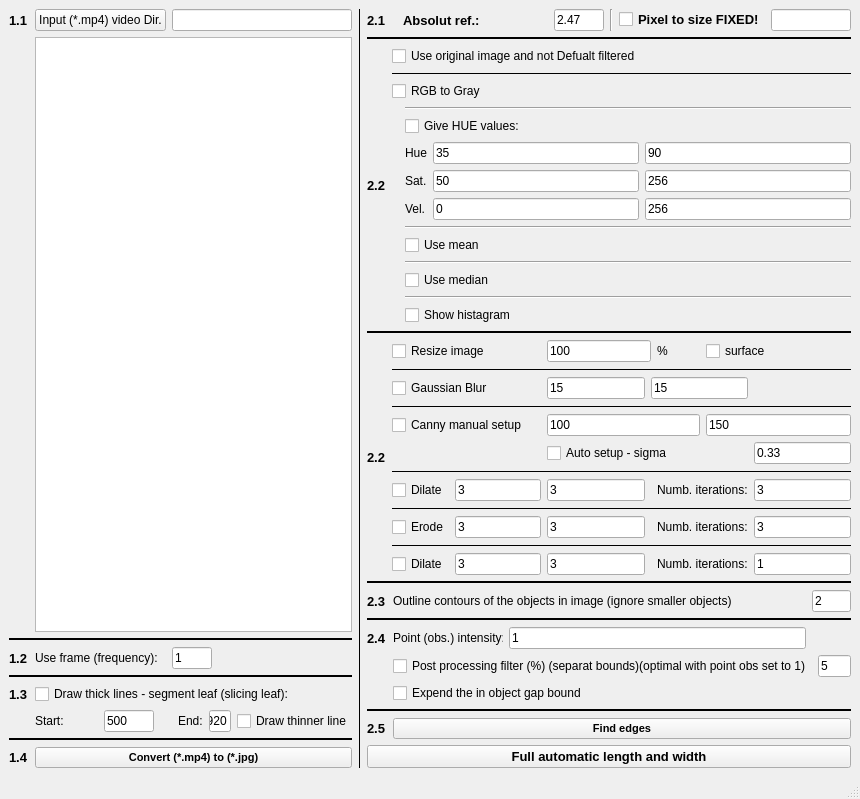
<?xml version="1.0" encoding="UTF-8"?>
<ui version="4.0">
 <class>MainWindow</class>
 <widget class="QMainWindow" name="MainWindow">
  <property name="geometry">
   <rect>
    <x>0</x>
    <y>0</y>
    <width>860</width>
    <height>782</height>
   </rect>
  </property>
  <property name="windowTitle">
   <string>MainWindow</string>
  </property>
  <widget class="QWidget" name="centralwidget">
   <layout class="QGridLayout" name="gridLayout_6">
    <item row="0" column="0" rowspan="5">
     <layout class="QGridLayout" name="gridLayout">
      <item row="0" column="0">
       <widget class="QLabel" name="label_14">
        <property name="font">
         <font>
          <pointsize>10</pointsize>
          <weight>75</weight>
          <bold>true</bold>
         </font>
        </property>
        <property name="text">
         <string>1.1</string>
        </property>
       </widget>
      </item>
      <item row="6" column="1">
       <widget class="QLabel" name="label_10">
        <property name="text">
         <string>Start:</string>
        </property>
       </widget>
      </item>
      <item row="3" column="3" colspan="3">
       <widget class="QLineEdit" name="lineEdit_8">
        <property name="maximumSize">
         <size>
          <width>40</width>
          <height>16777215</height>
         </size>
        </property>
        <property name="text">
         <string>1</string>
        </property>
       </widget>
      </item>
      <item row="6" column="4">
       <widget class="QLabel" name="label_11">
        <property name="text">
         <string>End:</string>
        </property>
       </widget>
      </item>
      <item row="0" column="1" colspan="2">
       <widget class="QPushButton" name="pushButton_2">
        <property name="text">
         <string>Input (*.mp4) video Dir.</string>
        </property>
       </widget>
      </item>
      <item row="9" column="0">
       <widget class="QLabel" name="label_17">
        <property name="font">
         <font>
          <pointsize>10</pointsize>
          <weight>75</weight>
          <bold>true</bold>
         </font>
        </property>
        <property name="text">
         <string>1.4</string>
        </property>
       </widget>
      </item>
      <item row="3" column="1" colspan="2">
       <widget class="QLabel" name="label_4">
        <property name="text">
         <string>Use frame (frequency):</string>
        </property>
       </widget>
      </item>
      <item row="6" column="5">
       <widget class="QLineEdit" name="lineEdit_25">
        <property name="maximumSize">
         <size>
          <width>50</width>
          <height>16777215</height>
         </size>
        </property>
        <property name="text">
         <string>1920</string>
        </property>
       </widget>
      </item>
      <item row="3" column="0">
       <widget class="QLabel" name="label_15">
        <property name="font">
         <font>
          <pointsize>10</pointsize>
          <weight>75</weight>
          <bold>true</bold>
         </font>
        </property>
        <property name="text">
         <string>1.2</string>
        </property>
       </widget>
      </item>
      <item row="6" column="2" colspan="2">
       <widget class="QLineEdit" name="lineEdit_24">
        <property name="maximumSize">
         <size>
          <width>50</width>
          <height>16777215</height>
         </size>
        </property>
        <property name="text">
         <string>500</string>
        </property>
       </widget>
      </item>
      <item row="5" column="0">
       <widget class="QLabel" name="label_16">
        <property name="font">
         <font>
          <pointsize>10</pointsize>
          <weight>75</weight>
          <bold>true</bold>
         </font>
        </property>
        <property name="text">
         <string>1.3</string>
        </property>
       </widget>
      </item>
      <item row="6" column="6">
       <widget class="QCheckBox" name="checkBox_20">
        <property name="text">
         <string>Draw thinner line</string>
        </property>
       </widget>
      </item>
      <item row="1" column="1" colspan="6">
       <widget class="QListWidget" name="listWidget">
        <property name="font">
         <font>
          <pointsize>10</pointsize>
         </font>
        </property>
        <property name="selectionMode">
         <enum>QAbstractItemView::ExtendedSelection</enum>
        </property>
       </widget>
      </item>
      <item row="9" column="1" colspan="6">
       <widget class="QPushButton" name="pushButton">
        <property name="font">
         <font>
          <pointsize>8</pointsize>
          <weight>75</weight>
          <bold>true</bold>
         </font>
        </property>
        <property name="text">
         <string>Convert (*.mp4) to (*.jpg)</string>
        </property>
       </widget>
      </item>
      <item row="5" column="1" colspan="6">
       <widget class="QCheckBox" name="checkBox_14">
        <property name="text">
         <string>Draw thick lines - segment leaf (slicing leaf):</string>
        </property>
       </widget>
      </item>
      <item row="2" column="0" colspan="7">
       <widget class="Line" name="line_15">
        <property name="frameShadow">
         <enum>QFrame::Plain</enum>
        </property>
        <property name="lineWidth">
         <number>2</number>
        </property>
        <property name="orientation">
         <enum>Qt::Horizontal</enum>
        </property>
       </widget>
      </item>
      <item row="4" column="0" colspan="7">
       <widget class="Line" name="line_17">
        <property name="frameShadow">
         <enum>QFrame::Plain</enum>
        </property>
        <property name="lineWidth">
         <number>2</number>
        </property>
        <property name="orientation">
         <enum>Qt::Horizontal</enum>
        </property>
       </widget>
      </item>
      <item row="8" column="0" colspan="7">
       <widget class="Line" name="line_18">
        <property name="frameShadow">
         <enum>QFrame::Plain</enum>
        </property>
        <property name="lineWidth">
         <number>2</number>
        </property>
        <property name="orientation">
         <enum>Qt::Horizontal</enum>
        </property>
       </widget>
      </item>
      <item row="0" column="3" colspan="4">
       <widget class="QLineEdit" name="lineEdit"/>
      </item>
     </layout>
    </item>
    <item row="0" column="1" rowspan="5">
     <widget class="Line" name="line_11">
      <property name="frameShadow">
       <enum>QFrame::Plain</enum>
      </property>
      <property name="orientation">
       <enum>Qt::Vertical</enum>
      </property>
     </widget>
    </item>
    <item row="0" column="2">
     <layout class="QGridLayout" name="gridLayout_2">
      <item row="0" column="5">
       <widget class="QLineEdit" name="lineEdit_38">
        <property name="maximumSize">
         <size>
          <width>80</width>
          <height>16777215</height>
         </size>
        </property>
       </widget>
      </item>
      <item row="0" column="1">
       <widget class="QLabel" name="label_12">
        <property name="font">
         <font>
          <pointsize>10</pointsize>
          <weight>75</weight>
          <bold>true</bold>
         </font>
        </property>
        <property name="text">
         <string>Absolut ref.:</string>
        </property>
       </widget>
      </item>
      <item row="0" column="4">
       <widget class="QCheckBox" name="checkBox_15">
        <property name="font">
         <font>
          <pointsize>10</pointsize>
          <weight>75</weight>
          <bold>true</bold>
         </font>
        </property>
        <property name="text">
         <string>Pixel to size FIXED!</string>
        </property>
       </widget>
      </item>
      <item row="0" column="0">
       <widget class="QLabel" name="label_18">
        <property name="maximumSize">
         <size>
          <width>30</width>
          <height>16777215</height>
         </size>
        </property>
        <property name="font">
         <font>
          <pointsize>10</pointsize>
          <weight>75</weight>
          <bold>true</bold>
         </font>
        </property>
        <property name="text">
         <string>2.1</string>
        </property>
       </widget>
      </item>
      <item row="0" column="2">
       <widget class="QLineEdit" name="lineEdit_26">
        <property name="maximumSize">
         <size>
          <width>50</width>
          <height>16777215</height>
         </size>
        </property>
        <property name="text">
         <string>2.47</string>
        </property>
       </widget>
      </item>
      <item row="0" column="3">
       <widget class="Line" name="line_19">
        <property name="orientation">
         <enum>Qt::Vertical</enum>
        </property>
       </widget>
      </item>
     </layout>
    </item>
    <item row="1" column="2">
     <layout class="QGridLayout" name="gridLayout_7">
      <item row="4" column="2" rowspan="2">
       <layout class="QGridLayout" name="gridLayout_3">
        <item row="3" column="0">
         <widget class="QLabel" name="label_2">
          <property name="text">
           <string>Sat.</string>
          </property>
         </widget>
        </item>
        <item row="2" column="1">
         <widget class="QLineEdit" name="lineEdit_2">
          <property name="text">
           <string>35</string>
          </property>
         </widget>
        </item>
        <item row="4" column="2">
         <widget class="QLineEdit" name="lineEdit_7">
          <property name="text">
           <string>256</string>
          </property>
         </widget>
        </item>
        <item row="5" column="0" colspan="3">
         <widget class="Line" name="line_20">
          <property name="orientation">
           <enum>Qt::Horizontal</enum>
          </property>
         </widget>
        </item>
        <item row="4" column="0">
         <widget class="QLabel" name="label_3">
          <property name="text">
           <string>Vel.</string>
          </property>
         </widget>
        </item>
        <item row="2" column="0">
         <widget class="QLabel" name="label">
          <property name="text">
           <string>Hue</string>
          </property>
         </widget>
        </item>
        <item row="3" column="2">
         <widget class="QLineEdit" name="lineEdit_5">
          <property name="text">
           <string>256</string>
          </property>
         </widget>
        </item>
        <item row="0" column="0" colspan="3">
         <widget class="Line" name="line_13">
          <property name="orientation">
           <enum>Qt::Horizontal</enum>
          </property>
         </widget>
        </item>
        <item row="6" column="0" colspan="3">
         <widget class="QCheckBox" name="checkBox_3">
          <property name="text">
           <string>Use mean</string>
          </property>
         </widget>
        </item>
        <item row="7" column="0" colspan="3">
         <widget class="Line" name="line_21">
          <property name="orientation">
           <enum>Qt::Horizontal</enum>
          </property>
         </widget>
        </item>
        <item row="4" column="1">
         <widget class="QLineEdit" name="lineEdit_6">
          <property name="text">
           <string>0</string>
          </property>
         </widget>
        </item>
        <item row="3" column="1">
         <widget class="QLineEdit" name="lineEdit_4">
          <property name="text">
           <string>50</string>
          </property>
         </widget>
        </item>
        <item row="2" column="2">
         <widget class="QLineEdit" name="lineEdit_3">
          <property name="text">
           <string>90</string>
          </property>
         </widget>
        </item>
        <item row="9" column="0" colspan="3">
         <widget class="Line" name="line_14">
          <property name="orientation">
           <enum>Qt::Horizontal</enum>
          </property>
         </widget>
        </item>
        <item row="1" column="0" colspan="2">
         <widget class="QCheckBox" name="checkBox_2">
          <property name="text">
           <string>Give HUE values:</string>
          </property>
         </widget>
        </item>
        <item row="8" column="0" colspan="3">
         <widget class="QCheckBox" name="checkBox_4">
          <property name="text">
           <string>Use median</string>
          </property>
         </widget>
        </item>
       </layout>
      </item>
      <item row="3" column="1" colspan="2">
       <widget class="QCheckBox" name="checkBox_11">
        <property name="text">
         <string>RGB to Gray</string>
        </property>
       </widget>
      </item>
      <item row="1" column="1" colspan="2">
       <widget class="QCheckBox" name="checkBox_12">
        <property name="text">
         <string>Use original image and not Defualt filtered</string>
        </property>
       </widget>
      </item>
      <item row="1" column="0" rowspan="6">
       <widget class="QLabel" name="label_21">
        <property name="font">
         <font>
          <pointsize>10</pointsize>
          <weight>75</weight>
          <bold>true</bold>
         </font>
        </property>
        <property name="text">
         <string>2.2</string>
        </property>
       </widget>
      </item>
      <item row="5" column="1">
       <widget class="QLabel" name="label_19">
        <property name="text">
         <string/>
        </property>
       </widget>
      </item>
      <item row="4" column="1">
       <widget class="QLabel" name="label_20">
        <property name="text">
         <string/>
        </property>
       </widget>
      </item>
      <item row="2" column="1" colspan="2">
       <widget class="Line" name="line_7">
        <property name="frameShadow">
         <enum>QFrame::Plain</enum>
        </property>
        <property name="orientation">
         <enum>Qt::Horizontal</enum>
        </property>
       </widget>
      </item>
      <item row="7" column="0" colspan="3">
       <widget class="Line" name="line_10">
        <property name="frameShadow">
         <enum>QFrame::Plain</enum>
        </property>
        <property name="lineWidth">
         <number>2</number>
        </property>
        <property name="orientation">
         <enum>Qt::Horizontal</enum>
        </property>
       </widget>
      </item>
      <item row="6" column="2">
       <widget class="QCheckBox" name="checkBox">
        <property name="text">
         <string>Show histagram</string>
        </property>
       </widget>
      </item>
      <item row="0" column="0" colspan="3">
       <widget class="Line" name="line_12">
        <property name="frameShadow">
         <enum>QFrame::Plain</enum>
        </property>
        <property name="lineWidth">
         <number>2</number>
        </property>
        <property name="orientation">
         <enum>Qt::Horizontal</enum>
        </property>
       </widget>
      </item>
     </layout>
    </item>
    <item row="3" column="2">
     <layout class="QGridLayout" name="gridLayout_4">
      <item row="6" column="0">
       <widget class="QLabel" name="label_25">
        <property name="font">
         <font>
          <pointsize>10</pointsize>
          <weight>75</weight>
          <bold>true</bold>
         </font>
        </property>
        <property name="text">
         <string>2.5</string>
        </property>
       </widget>
      </item>
      <item row="2" column="1">
       <widget class="QLabel" name="label_13">
        <property name="maximumSize">
         <size>
          <width>110</width>
          <height>16777215</height>
         </size>
        </property>
        <property name="text">
         <string>Point (obs.) intensity:</string>
        </property>
       </widget>
      </item>
      <item row="1" column="0" colspan="5">
       <widget class="Line" name="line">
        <property name="frameShadow">
         <enum>QFrame::Plain</enum>
        </property>
        <property name="lineWidth">
         <number>2</number>
        </property>
        <property name="orientation">
         <enum>Qt::Horizontal</enum>
        </property>
       </widget>
      </item>
      <item row="0" column="3" colspan="2">
       <widget class="QLineEdit" name="lineEdit_23">
        <property name="text">
         <string>2</string>
        </property>
       </widget>
      </item>
      <item row="0" column="0">
       <widget class="QLabel" name="label_24">
        <property name="font">
         <font>
          <pointsize>10</pointsize>
          <weight>75</weight>
          <bold>true</bold>
         </font>
        </property>
        <property name="text">
         <string>2.3</string>
        </property>
       </widget>
      </item>
      <item row="6" column="1" colspan="4">
       <widget class="QPushButton" name="pushButton_3">
        <property name="font">
         <font>
          <pointsize>8</pointsize>
          <weight>75</weight>
          <bold>true</bold>
         </font>
        </property>
        <property name="text">
         <string>Find edges</string>
        </property>
       </widget>
      </item>
      <item row="4" column="1" colspan="2">
       <widget class="QCheckBox" name="checkBox_19">
        <property name="text">
         <string>Expend the in object gap bound</string>
        </property>
       </widget>
      </item>
      <item row="3" column="4">
       <widget class="QLineEdit" name="lineEdit_29">
        <property name="text">
         <string>5</string>
        </property>
       </widget>
      </item>
      <item row="2" column="0">
       <widget class="QLabel" name="label_23">
        <property name="font">
         <font>
          <pointsize>10</pointsize>
          <weight>75</weight>
          <bold>true</bold>
         </font>
        </property>
        <property name="text">
         <string>2.4</string>
        </property>
       </widget>
      </item>
      <item row="3" column="1" colspan="3">
       <widget class="QCheckBox" name="checkBox_17">
        <property name="text">
         <string>Post processing filter (%) (separat bounds)(optimal with point obs set to 1)</string>
        </property>
       </widget>
      </item>
      <item row="0" column="1" colspan="2">
       <widget class="QLabel" name="label_9">
        <property name="text">
         <string>Outline contours of the objects in image (ignore smaller objects)</string>
        </property>
       </widget>
      </item>
      <item row="5" column="0" colspan="5">
       <widget class="Line" name="line_9">
        <property name="frameShadow">
         <enum>QFrame::Plain</enum>
        </property>
        <property name="lineWidth">
         <number>2</number>
        </property>
        <property name="orientation">
         <enum>Qt::Horizontal</enum>
        </property>
       </widget>
      </item>
      <item row="2" column="2">
       <widget class="QLineEdit" name="lineEdit_27">
        <property name="maximumSize">
         <size>
          <width>16777215</width>
          <height>16777215</height>
         </size>
        </property>
        <property name="text">
         <string>1</string>
        </property>
       </widget>
      </item>
     </layout>
    </item>
    <item row="4" column="2">
     <widget class="QPushButton" name="pushButton_4">
      <property name="font">
       <font>
        <pointsize>10</pointsize>
        <weight>75</weight>
        <bold>true</bold>
       </font>
      </property>
      <property name="text">
       <string>Full automatic length and width</string>
      </property>
     </widget>
    </item>
    <item row="2" column="2">
     <layout class="QGridLayout" name="gridLayout_5">
      <item row="6" column="4" colspan="4">
       <widget class="QCheckBox" name="checkBox_18">
        <property name="text">
         <string>Auto setup - sigma</string>
        </property>
       </widget>
      </item>
      <item row="5" column="7" colspan="2">
       <widget class="QLineEdit" name="lineEdit_13">
        <property name="text">
         <string>150</string>
        </property>
       </widget>
      </item>
      <item row="10" column="8">
       <widget class="QLineEdit" name="lineEdit_19">
        <property name="text">
         <string>3</string>
        </property>
       </widget>
      </item>
      <item row="12" column="1">
       <widget class="QCheckBox" name="checkBox_13">
        <property name="text">
         <string>Dilate</string>
        </property>
       </widget>
      </item>
      <item row="7" column="1" colspan="8">
       <widget class="Line" name="line_4">
        <property name="frameShadow">
         <enum>QFrame::Plain</enum>
        </property>
        <property name="orientation">
         <enum>Qt::Horizontal</enum>
        </property>
       </widget>
      </item>
      <item row="0" column="6">
       <widget class="QLabel" name="label_5">
        <property name="text">
         <string>%</string>
        </property>
       </widget>
      </item>
      <item row="0" column="0" rowspan="13">
       <widget class="QLabel" name="label_22">
        <property name="font">
         <font>
          <pointsize>10</pointsize>
          <weight>75</weight>
          <bold>true</bold>
         </font>
        </property>
        <property name="text">
         <string>2.2</string>
        </property>
       </widget>
      </item>
      <item row="3" column="1" rowspan="2" colspan="8">
       <widget class="Line" name="line_3">
        <property name="frameShadow">
         <enum>QFrame::Plain</enum>
        </property>
        <property name="orientation">
         <enum>Qt::Horizontal</enum>
        </property>
       </widget>
      </item>
      <item row="2" column="4">
       <widget class="QLineEdit" name="lineEdit_10">
        <property name="text">
         <string>15</string>
        </property>
       </widget>
      </item>
      <item row="8" column="8">
       <widget class="QLineEdit" name="lineEdit_16">
        <property name="text">
         <string>3</string>
        </property>
       </widget>
      </item>
      <item row="0" column="4" colspan="2">
       <widget class="QLineEdit" name="lineEdit_9">
        <property name="text">
         <string>100</string>
        </property>
       </widget>
      </item>
      <item row="8" column="6" colspan="2">
       <widget class="QLabel" name="label_6">
        <property name="text">
         <string>Numb. iterations:</string>
        </property>
       </widget>
      </item>
      <item row="13" column="0" colspan="9">
       <widget class="Line" name="line_8">
        <property name="frameShadow">
         <enum>QFrame::Plain</enum>
        </property>
        <property name="lineWidth">
         <number>2</number>
        </property>
        <property name="orientation">
         <enum>Qt::Horizontal</enum>
        </property>
       </widget>
      </item>
      <item row="11" column="1" colspan="8">
       <widget class="Line" name="line_6">
        <property name="frameShadow">
         <enum>QFrame::Plain</enum>
        </property>
        <property name="orientation">
         <enum>Qt::Horizontal</enum>
        </property>
       </widget>
      </item>
      <item row="0" column="1" colspan="3">
       <widget class="QCheckBox" name="checkBox_5">
        <property name="text">
         <string>Resize image</string>
        </property>
       </widget>
      </item>
      <item row="8" column="1">
       <widget class="QCheckBox" name="checkBox_9">
        <property name="text">
         <string>Dilate</string>
        </property>
       </widget>
      </item>
      <item row="10" column="2" colspan="2">
       <widget class="QLineEdit" name="lineEdit_17">
        <property name="text">
         <string>3</string>
        </property>
       </widget>
      </item>
      <item row="12" column="6" colspan="2">
       <widget class="QLabel" name="label_8">
        <property name="text">
         <string>Numb. iterations:</string>
        </property>
       </widget>
      </item>
      <item row="5" column="4" colspan="3">
       <widget class="QLineEdit" name="lineEdit_12">
        <property name="text">
         <string>100</string>
        </property>
       </widget>
      </item>
      <item row="10" column="1">
       <widget class="QCheckBox" name="checkBox_10">
        <property name="text">
         <string>Erode</string>
        </property>
       </widget>
      </item>
      <item row="2" column="1" colspan="3">
       <widget class="QCheckBox" name="checkBox_7">
        <property name="text">
         <string>Gaussian Blur</string>
        </property>
       </widget>
      </item>
      <item row="10" column="6" colspan="2">
       <widget class="QLabel" name="label_7">
        <property name="text">
         <string>Numb. iterations:</string>
        </property>
       </widget>
      </item>
      <item row="1" column="1" colspan="8">
       <widget class="Line" name="line_2">
        <property name="frameShadow">
         <enum>QFrame::Plain</enum>
        </property>
        <property name="orientation">
         <enum>Qt::Horizontal</enum>
        </property>
       </widget>
      </item>
      <item row="5" column="1" colspan="3">
       <widget class="QCheckBox" name="checkBox_8">
        <property name="text">
         <string>Canny manual setup</string>
        </property>
       </widget>
      </item>
      <item row="12" column="2" colspan="2">
       <widget class="QLineEdit" name="lineEdit_20">
        <property name="text">
         <string>3</string>
        </property>
       </widget>
      </item>
      <item row="8" column="2" colspan="2">
       <widget class="QLineEdit" name="lineEdit_14">
        <property name="text">
         <string>3</string>
        </property>
       </widget>
      </item>
      <item row="8" column="4">
       <widget class="QLineEdit" name="lineEdit_15">
        <property name="text">
         <string>3</string>
        </property>
       </widget>
      </item>
      <item row="0" column="7" colspan="2">
       <widget class="QCheckBox" name="checkBox_6">
        <property name="text">
         <string>surface</string>
        </property>
       </widget>
      </item>
      <item row="6" column="8">
       <widget class="QLineEdit" name="lineEdit_37">
        <property name="text">
         <string>0.33</string>
        </property>
       </widget>
      </item>
      <item row="12" column="4">
       <widget class="QLineEdit" name="lineEdit_21">
        <property name="text">
         <string>3</string>
        </property>
       </widget>
      </item>
      <item row="9" column="1" colspan="8">
       <widget class="Line" name="line_5">
        <property name="frameShadow">
         <enum>QFrame::Plain</enum>
        </property>
        <property name="orientation">
         <enum>Qt::Horizontal</enum>
        </property>
       </widget>
      </item>
      <item row="10" column="4">
       <widget class="QLineEdit" name="lineEdit_18">
        <property name="text">
         <string>3</string>
        </property>
       </widget>
      </item>
      <item row="12" column="8">
       <widget class="QLineEdit" name="lineEdit_22">
        <property name="text">
         <string>1</string>
        </property>
       </widget>
      </item>
      <item row="2" column="5" colspan="3">
       <widget class="QLineEdit" name="lineEdit_11">
        <property name="text">
         <string>15</string>
        </property>
       </widget>
      </item>
     </layout>
    </item>
   </layout>
  </widget>
  <widget class="QMenuBar" name="menubar">
   <property name="geometry">
    <rect>
     <x>0</x>
     <y>0</y>
     <width>860</width>
     <height>21</height>
    </rect>
   </property>
  </widget>
  <widget class="QStatusBar" name="statusbar"/>
 </widget>
 <resources/>
 <connections/>
</ui>
